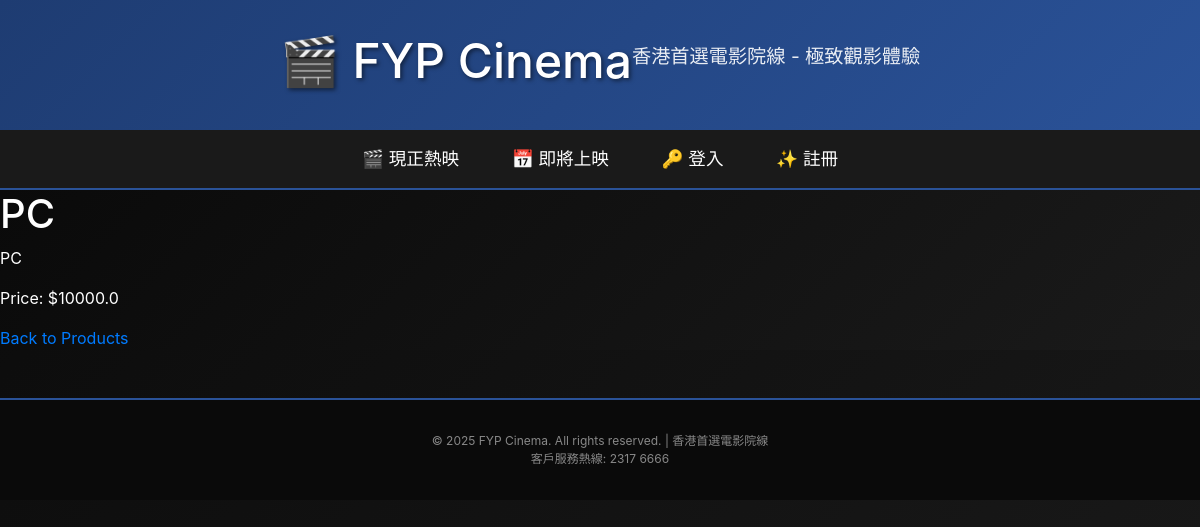
The app's page /products/2 with its own data.
### app/models.py (models this page shows, shortened)
class Product(db.Model):
    id = db.Column(db.Integer, primary_key=True)
    name = db.Column(db.String(64), nullable=False)
    description = db.Column(db.String(256))
    price = db.Column(db.Float, nullable=False)
    category_id = db.Column(db.Integer, db.ForeignKey('category.id'))
    category = db.relationship('Category', backref='products')

### app/routes.py (the view)
@app.route('/products/<int:product_id>', methods=['GET'])
def view_product(product_id):
    product = Product.query.get_or_404(product_id)
    return render_template('product.html.j2', product=product)

### app/templates/product.html.j2 (shortened to what this page needs)
{% extends "base.html.j2" %}
{% block content %}
<h1>{{ product.name }}</h1>
<p>{{ product.description }}</p>
<p>Price: ${{ product.price }}</p>
<a href="{{ url_for('get_products') }}">Back to Products</a>
{% endblock %}

### app/static/style.css (style rules this page uses)
body { margin: 0; padding: 0; font-family: -apple-system, BlinkMacSystemFont, 'Segoe UI', Roboto, Oxygen, Ubuntu, Cantarell, sans-serif; background-color: #f5f5f7; }

### app/templates/base.html.j2 (style rules this page uses)
body { background: linear-gradient(135deg, #0a0a0a 0%, #1a1a1a 100%); min-height: 100vh; color: #fff; }

### records on screen
Product: name "PC", description "PC", price "10000.0"
